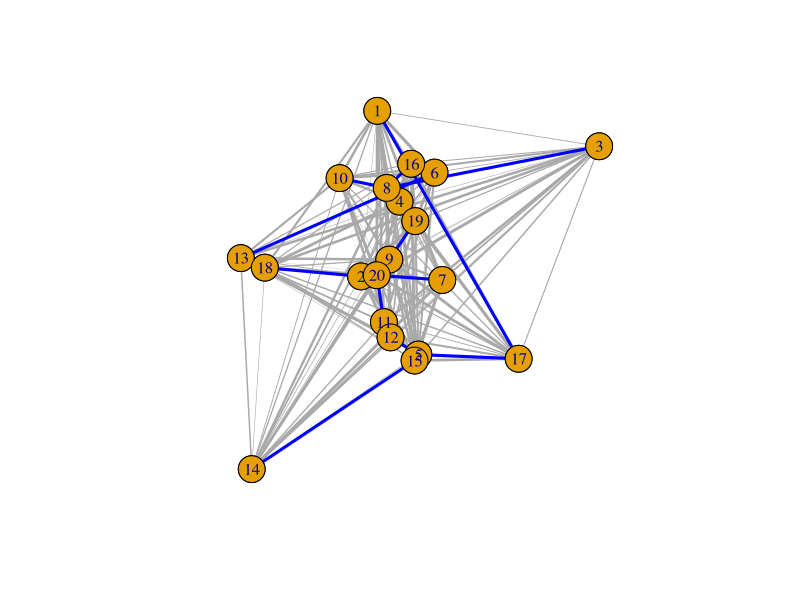

The R source for this figure:
library(igraph)
g = erdos.renyi.game(20, 0.8)
E(g)$weight=runif(length(E(g)), 0., 1.)
E(g)$width= 3.0*E(g)$weight

mst = minimum.spanning.tree(g)
E(mst)$color = 'blue'

layout  = layout.kamada.kawai(mst)

plot(g, layout=layout)
par(new=T)
E(mst)$width  =  3
plot(mst, layout=layout)
par(new=F)

